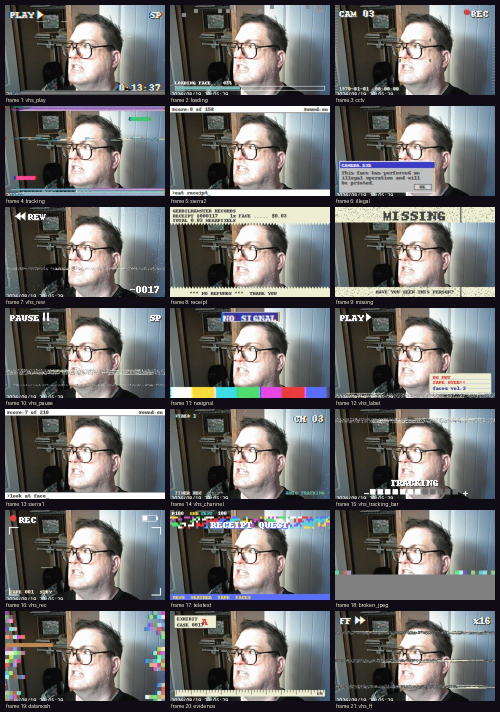
#> input picture examples/frames.jpg, 1000 x 1424 px (shown at 1/2 size)
$ python -i host_run.py   (imports and definitions only)
#> lines starting #> are read from the running program, lines starting #| are printed output that depends on the picture
"""Run the PC build of the in-camera effect on photos, the way the camera hands
them to printer_print: grey (JPEG Y), 384 dots wide, 224 lines (2304x1344 / 6)."""
import ctypes, os, sys
import numpy as np
from PIL import Image

HERE = os.path.dirname(os.path.abspath(__file__))
LIB = os.path.join(HERE, 'libfx_host.so')
# [3 lines not run here, left out]
# [1 line that did not run here, left out]
# [1 line that did not run here, left out]
# [2 lines that did not run here, left out]


def camera_input(path, w=384, h=224):
#> called with path = '../../examples/frames.jpg', w = 384, h = 224
    im = Image.open(path).convert('RGB')
#> im is the input picture: PIL image 1000x1424 RGB; mean R, G, B 106.4, 105.6, 104.8
    W, H = im.size                       # crop to the camera's 2304x1344 shape (12:7)
#> W = 1000; H = 1424
    t = w / h
    if W / H > t:
        nw = int(H * t); im = im.crop(((W - nw) // 2, 0, (W - nw) // 2 + nw, H))
    else:
        nh = int(W / t); im = im.crop((0, (H - nh) // 2, W, (H - nh) // 2 + nh))
#> after `nh = int(W / t)`: nh = 583
#> after `im = im.crop((0, (H - nh) // 2, W, (H - nh) // 2 + nh))`:
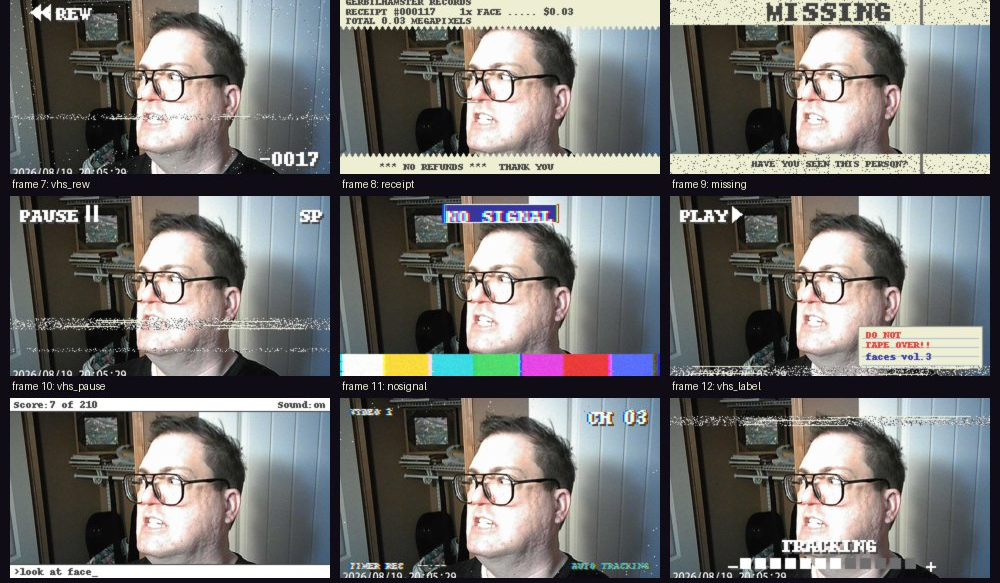
#> im: PIL image 1000x583 RGB; mean R, G, B 111.7, 110.8, 108.5
    im = im.resize((w, h), Image.BOX)
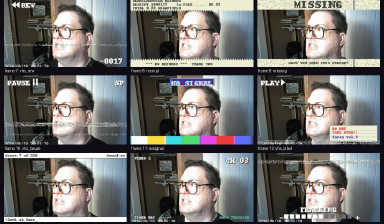
#> im: PIL image 384x224 RGB; mean R, G, B 111.9, 111.1, 108.8
    a = np.asarray(im).astype(np.float32)
    y = 0.299 * a[..., 0] + 0.587 * a[..., 1] + 0.114 * a[..., 2]
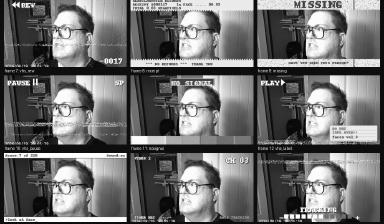
#> y: shape (224, 384) float32; min 5.52, max 255, mean 111.1
    return np.clip(np.round(y), 0, 255).astype(np.uint8)


def run(grey, seed, count=0, style=0, chrome=0, rotated=False):
    g = np.ascontiguousarray(grey.T[::-1].copy() if rotated else grey.copy())
    if rotated:          # build the camera's column layout: dot k of line L = buf[(383-k)*w + L]
        H, W = grey.shape                # print lines, 384
        buf = np.zeros((384, H), np.uint8)
        for k in range(384):
            buf[383 - k] = grey[:, k]
        g = np.ascontiguousarray(buf)
        rep = lib.host_run(g.ctypes.data, H, 384, seed, count, style, chrome)
        out = np.zeros_like(grey)
        for k in range(384):
            out[:, k] = g[383 - k]
        return out, rep
    rep = lib.host_run(g.ctypes.data, g.shape[1], g.shape[0], seed, count, style, chrome)
    return g, rep


def paper(dots, scale=2):
    """rough thermal-paper look: the measured tone response (0-60 same soft black, 165+ white)"""
    d = dots.astype(np.float32)
    dark = np.interp(d, [0, 60, 75, 90, 105, 120, 135, 150, 165, 255],
                     [0.50, 0.50, 0.39, 0.33, 0.25, 0.15, 0.10, 0.05, 0.0, 0.0])
    paper_rgb = np.array([238, 236, 228], np.float32)
    ink_rgb = np.array([40, 40, 52], np.float32)
    rgb = paper_rgb + (ink_rgb - paper_rgb) * (dark[..., None] / 0.5) * 0.92
    im = Image.fromarray(np.clip(rgb, 0, 255).astype(np.uint8))
    return im.resize((im.width * scale, im.height * scale), Image.NEAREST)


# [10 lines not run here, left out]

>>> result = camera_input('../../examples/frames.jpg')

$ run again, on examples/prints_three.jpg
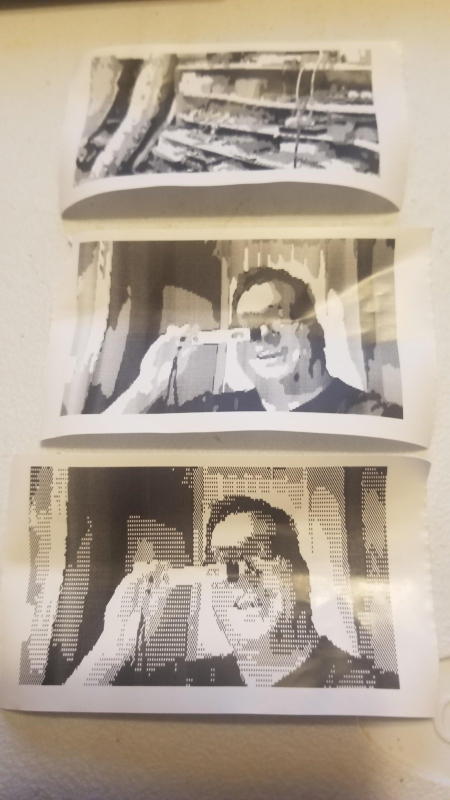
#> input picture examples/prints_three.jpg, 900 x 1600 px (shown at 1/2 size)
#> in camera_input, im is the input picture: PIL image 900x1600 RGB; mean R, G, B 178.4, 165.4, 150.1
#> in camera_input, `im = im.crop((0, (H - nh) // 2, W, (H - nh) // 2 + nh))`:
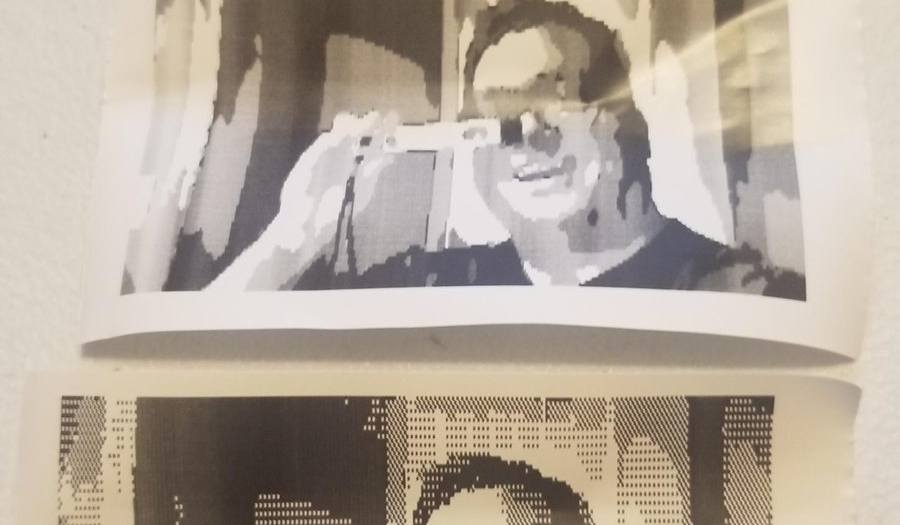
#> im: PIL image 900x525 RGB; mean R, G, B 180.7, 169.4, 156.5
#> in camera_input, `y = 0.299 * a[..., 0] + 0.587 * a[..., 1] + 0.114 * a[..., 2]`:
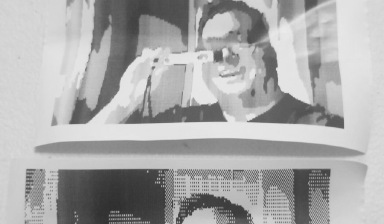
#> y: shape (224, 384) float32; min 46.2, max 235.2, mean 171.7
